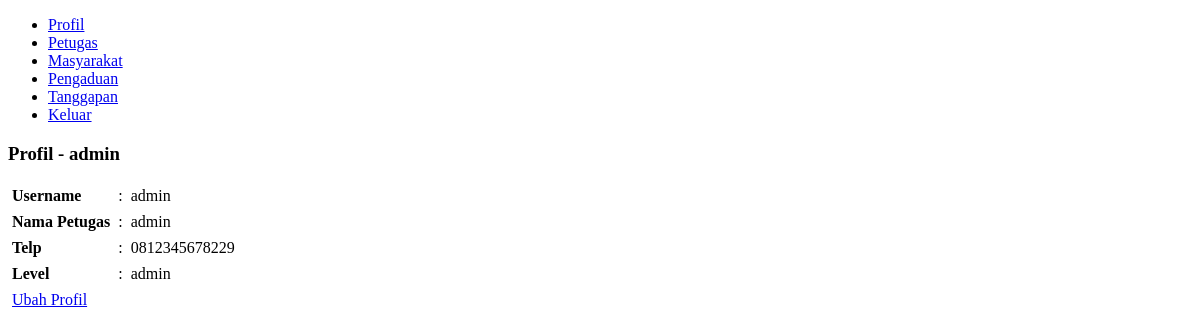
Before: /petugas/show_profile.php (signed in) with the older database file.
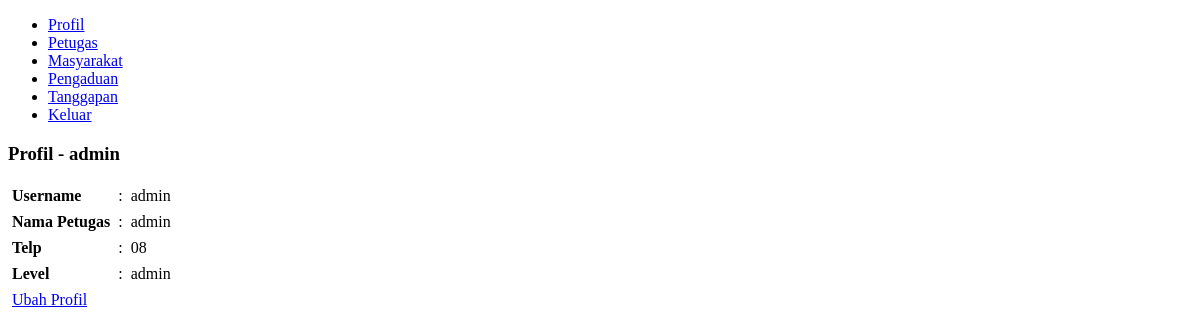
After: the same page with the newer database file.
### tables this page shows
CREATE TABLE `petugas` (
  `id_petugas` int(11) NOT NULL,
  `nama_petugas` varchar(35) NOT NULL,
  `username` varchar(25) NOT NULL,
  `password` varchar(255) NOT NULL,
  `telp` varchar(13) NOT NULL,
  `level` enum('admin','petugas') NOT NULL
);

### petugas/show_profile.php (the view, shortened to what this page needs)
<?php
	require '../koneksi.php';
	$id_petugas = $_SESSION['id_petugas'];
	$getPetugasById = mysqli_query($koneksi, "SELECT * FROM petugas WHERE id_petugas = '$id_petugas'");
	$dataPetugas = mysqli_fetch_assoc($getPetugasById);
?>
<!DOCTYPE html>
<html lang="en">
<head>
</head>
<body>
	<?php include 'sidebar.php'; ?>
	<h3>Profil - <?= $dataPetugas['username']; ?></h3>
	<table border="0" cellpadding="4" cellspacing="0">
		<tr>
			<td><b>Username</b></td>
			<td>:</td>
			<td><?= $dataPetugas['username']; ?></td>
		</tr>
		<tr>
			<td><b>Nama Petugas</b></td>
			<td>:</td>
			<td><?= $dataPetugas['nama_petugas']; ?></td>
		</tr>
		<tr>
			<td><b>Telp</b></td>
			<td>:</td>
			<td><?= $dataPetugas['telp']; ?></td>
		</tr>
		<tr>
			<td><b>Level</b></td>
			<td>:</td>
			<td><?= $dataPetugas['level']; ?></td>
		</tr>
		<tr>
			<td colspan="3">
				<a href="update_profile.php">Ubah Profil</a>
			</td>
		</tr>
	</table>
</body>
</html>

Changed rows visible on the page:
changed petugas "admin": telp "0812345678229" → "08"
